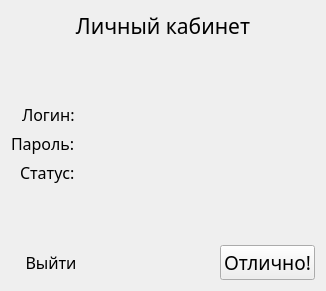
<?xml version="1.0" encoding="UTF-8"?>
<ui version="4.0">
 <class>Dialog_InfoUser</class>
 <widget class="QDialog" name="Dialog_InfoUser">
  <property name="geometry">
   <rect>
    <x>0</x>
    <y>0</y>
    <width>326</width>
    <height>291</height>
   </rect>
  </property>
  <property name="font">
   <font>
    <family>Mongolian Baiti</family>
   </font>
  </property>
  <property name="windowTitle">
   <string>Dialog</string>
  </property>
  <layout class="QVBoxLayout" name="verticalLayout">
   <item>
    <widget class="QLabel" name="mainLabel">
     <property name="font">
      <font>
       <family>Mongolian Baiti</family>
       <pointsize>16</pointsize>
      </font>
     </property>
     <property name="text">
      <string>Личный кабинет</string>
     </property>
     <property name="alignment">
      <set>Qt::AlignCenter</set>
     </property>
    </widget>
   </item>
   <item>
    <spacer name="verticalSpacer_2">
     <property name="orientation">
      <enum>Qt::Vertical</enum>
     </property>
     <property name="sizeHint" stdset="0">
      <size>
       <width>20</width>
       <height>40</height>
      </size>
     </property>
    </spacer>
   </item>
   <item>
    <layout class="QFormLayout" name="formLayout">
     <property name="labelAlignment">
      <set>Qt::AlignRight|Qt::AlignTrailing|Qt::AlignVCenter</set>
     </property>
     <item row="0" column="0">
      <widget class="QLabel" name="label">
       <property name="font">
        <font>
         <family>Mongolian Baiti</family>
         <pointsize>12</pointsize>
        </font>
       </property>
       <property name="text">
        <string>Логин:</string>
       </property>
      </widget>
     </item>
     <item row="0" column="1">
      <widget class="QLabel" name="labelLogin">
       <property name="font">
        <font>
         <family>Mongolian Baiti</family>
         <pointsize>12</pointsize>
        </font>
       </property>
       <property name="text">
        <string/>
       </property>
      </widget>
     </item>
     <item row="1" column="0">
      <widget class="QLabel" name="label_3">
       <property name="font">
        <font>
         <family>Mongolian Baiti</family>
         <pointsize>12</pointsize>
        </font>
       </property>
       <property name="text">
        <string>Пароль:</string>
       </property>
      </widget>
     </item>
     <item row="1" column="1">
      <widget class="QLabel" name="labelPassword">
       <property name="font">
        <font>
         <family>Mongolian Baiti</family>
         <pointsize>12</pointsize>
        </font>
       </property>
       <property name="text">
        <string/>
       </property>
      </widget>
     </item>
     <item row="2" column="0">
      <widget class="QLabel" name="label_5">
       <property name="font">
        <font>
         <family>Mongolian Baiti</family>
         <pointsize>12</pointsize>
        </font>
       </property>
       <property name="text">
        <string>Статус:</string>
       </property>
      </widget>
     </item>
     <item row="2" column="1">
      <widget class="QLabel" name="labelStatus">
       <property name="font">
        <font>
         <family>Mongolian Baiti</family>
         <pointsize>12</pointsize>
        </font>
       </property>
       <property name="text">
        <string/>
       </property>
      </widget>
     </item>
    </layout>
   </item>
   <item>
    <spacer name="verticalSpacer">
     <property name="orientation">
      <enum>Qt::Vertical</enum>
     </property>
     <property name="sizeHint" stdset="0">
      <size>
       <width>20</width>
       <height>40</height>
      </size>
     </property>
    </spacer>
   </item>
   <item>
    <layout class="QHBoxLayout" name="horizontalLayout">
     <item>
      <widget class="QPushButton" name="buttonExit">
       <property name="font">
        <font>
         <family>Mongolian Baiti</family>
         <pointsize>12</pointsize>
        </font>
       </property>
       <property name="text">
        <string>Выйти</string>
       </property>
       <property name="default">
        <bool>false</bool>
       </property>
       <property name="flat">
        <bool>true</bool>
       </property>
      </widget>
     </item>
     <item>
      <spacer name="horizontalSpacer">
       <property name="orientation">
        <enum>Qt::Horizontal</enum>
       </property>
       <property name="sizeHint" stdset="0">
        <size>
         <width>40</width>
         <height>20</height>
        </size>
       </property>
      </spacer>
     </item>
     <item>
      <widget class="QPushButton" name="accept">
       <property name="font">
        <font>
         <family>Mongolian Baiti</family>
         <pointsize>14</pointsize>
        </font>
       </property>
       <property name="text">
        <string>Отлично!</string>
       </property>
      </widget>
     </item>
    </layout>
   </item>
  </layout>
 </widget>
 <resources/>
 <connections>
  <connection>
   <sender>accept</sender>
   <signal>clicked()</signal>
   <receiver>Dialog_InfoUser</receiver>
   <slot>reject()</slot>
   <hints>
    <hint type="sourcelabel">
     <x>275</x>
     <y>270</y>
    </hint>
    <hint type="destinationlabel">
     <x>162</x>
     <y>145</y>
    </hint>
   </hints>
  </connection>
  <connection>
   <sender>buttonExit</sender>
   <signal>clicked()</signal>
   <receiver>Dialog_InfoUser</receiver>
   <slot>accept()</slot>
   <hints>
    <hint type="sourcelabel">
     <x>97</x>
     <y>265</y>
    </hint>
    <hint type="destinationlabel">
     <x>162</x>
     <y>145</y>
    </hint>
   </hints>
  </connection>
 </connections>
</ui>
